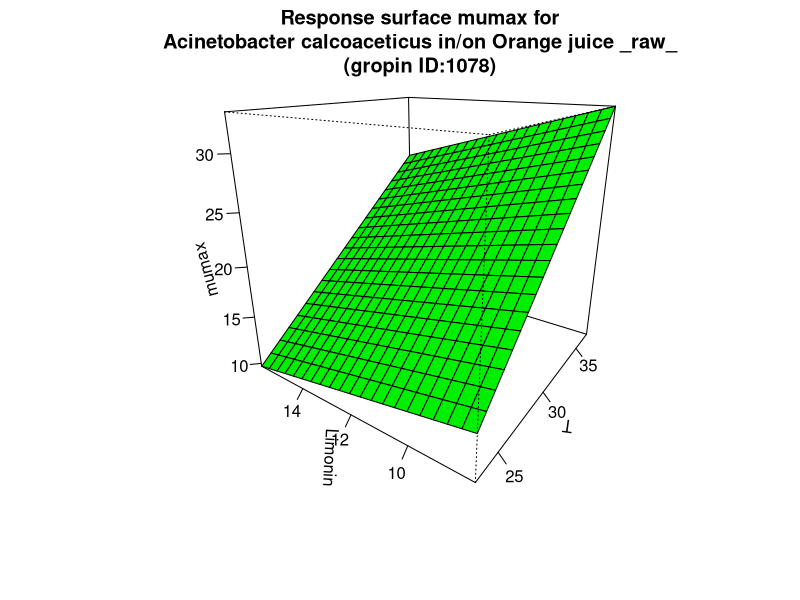

Here is the R script that generated this plot:
#############################
# start of Parameter script
#############################
T <- seq(23.023,36.963036963037,length.out=21)
Limonin <- seq(8.008,15.984015984016,length.out=21)
#############################
# end of Parameter script
#############################
############################# 
# start of Model script Gropin ID 1078 
#############################
 
# constant coefficients for this model
 
variables <- data.frame(T,Limonin)
argumentsPar <- expand.grid(variables)
 
# heart of the model
response_surface <- function(T,Limonin) {
   mumax <-(-18.12+1.575*T-0.023*T*Limonin)

return(mumax=mumax)
} 

# output parameters
responseSurface <- cbind(argumentsPar,response_surface(argumentsPar['T'],argumentsPar['Limonin']))
colnames(responseSurface) <- c(colnames(argumentsPar),'mumax')
#############################
# End of Model script
#############################
############################# 
# start of Visualisation script Gropin ID 1078 
#############################
persp(T,Limonin,matrix(unlist(responseSurface$'mumax'),nrow=21),col = 'green',xlab='T',ylab='Limonin',zlab='mumax',main='Response surface mumax for
Acinetobacter calcoaceticus in/on Orange juice _raw_
(gropin ID:1078)',theta=305,phi=20,shade=0.25,ticktype = 'detailed')
#############################
# End of Visualisation script
#############################
